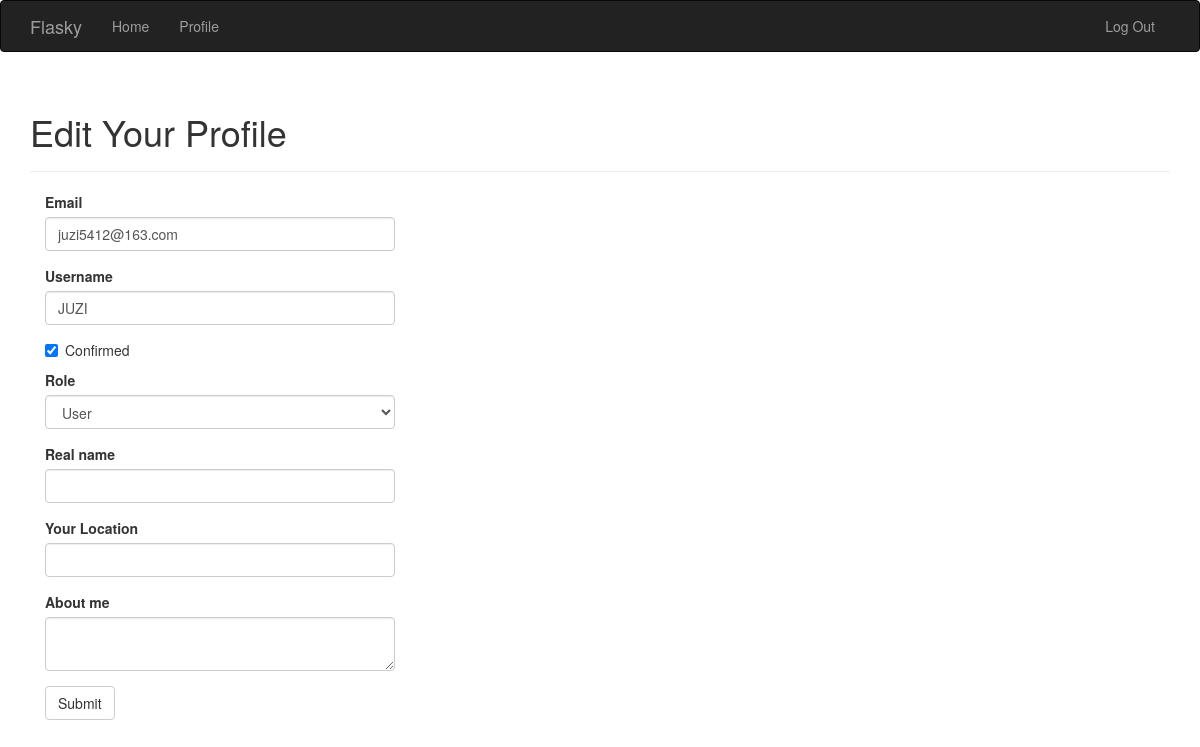
Page /edit-profile/2 (signed in) on the earlier database version.
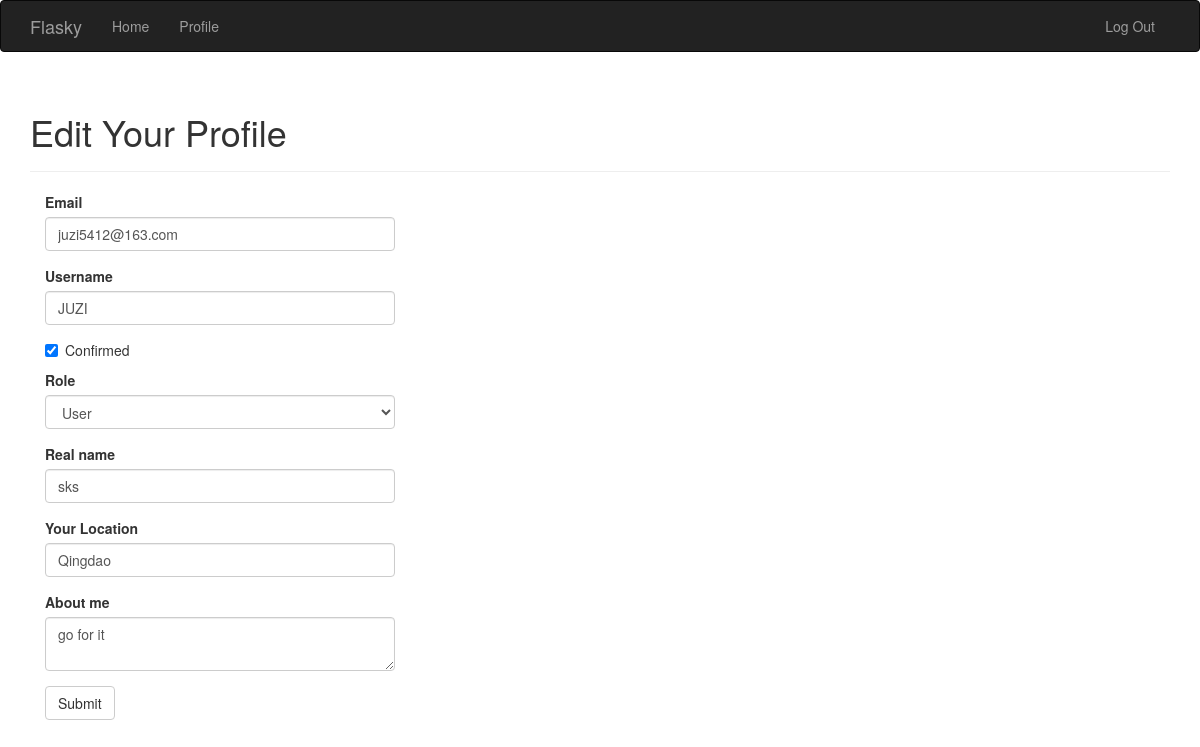
Same page on the later database version.
### app/models.py (models this page shows, shortened)
class User(UserMixin,db.Model):
    __tablename__='users'
    id = db.Column(db.Integer,primary_key=True)
    email = db.Column(db.String(64),unique=True,index=True)
    role_id = db.Column(db.Integer,db.ForeignKey('roles.id'))
    username = db.Column(db.String(64), unique=True, index=True)
    password_hash=db.Column(db.String(128))
    confirmed = db.Column(db.Boolean,default=False)
    name = db.Column(db.String(64))
    location = db.Column(db.String(64))
    about_me = db.Column(db.Text())
    member_since = db.Column(db.DateTime(),default=datetime.utcnow)
    last_seen = db.Column(db.DateTime(),default=datetime.utcnow)
    avatar_hash = db.Column(db.String(32))
    posts = db.relationship('Post',backref='author',lazy='dynamic')
    def can(self,perm):
        return self.role is not None and self.role.has_permission(perm)
    def ping(self):
        self.last_seen = datetime.utcnow()
        db.session.add(self)
        db.session.commit()
    @property
    def password(self):
        raise AttributeError('password is not a readable attribute')

### app/main/views.py (the view, shortened to what this page needs)
@main.route('/edit-profile/<int:id>',methods=['GET','POST'])
@login_required
@admin_required
def edit_profile_admin(id):
    user = User.query.get_or_404(id)
    form = EditProfileAdminForm(user=user)
    form.email.data = user.email
    form.username.data = user.username
    form.confirmed.data = user.confirmed
    form.role.data = user.role_id
    form.name.data = user.name
    form.location.data = user.location
    form.about_me.data = user.about_me
    return render_template('edit_profile.html',form=form,user=user)

### app/main/forms.py (shortened to what this page needs)
class EditProfileAdminForm(FlaskForm):
    email = StringField('Email',validators=[DataRequired(),Length(1,64),Email()])
    username = StringField('Username',validators=[DataRequired(),Length(1,64),Regexp('^[A-Za-z][A-Za-z0-9_.]*$',0,
                                                                                     'Username must have only letters,numbers,dots or '
                                                                                     'underscores')])
    confirmed = BooleanField('Confirmed')
    role = SelectField('Role',coerce=int)
    name = StringField('Real name',validators=[Length(0,64)])
    location = StringField('Your Location',validators=[Length(0,64)])
    about_me = TextAreaField('About me')
    submit = SubmitField('Submit')
    def __init__(self,user,*args,**kwargs):
        super(EditProfileAdminForm,self).__init__(*args,**kwargs)
        self.role.choices = [(role.id,role.name) for role in Role.query.order_by(Role.name).all()]
        self.user = user

### app/main/__init__.py (called while the page is built)
@main.app_context_processor
def inject_permissions():
    return dict(Permission=Permission)

### app/models.py (called while the page is built)
@login_manager.user_loader
def load_user(user_id):
    return User.query.get(int(user_id))

### app/templates/edit_profile.html (shortened to what this page needs)
{% extends "base.html" %}
{% import "bootstrap/wtf.html" as wtf %}
{% block page_content %}
<div class="page-header">
    <h1>Edit Your Profile</h1>
</div>
<div class="col-md-4">
    {{ wtf.quick_form(form) }}
</div>
{% endblock %}

Differences in the rows shown:
changed User "juzi5412@163.com": name (not shown) → "sks"; location (not shown) → "Qingdao"; about_me (not shown) → "go for it"
